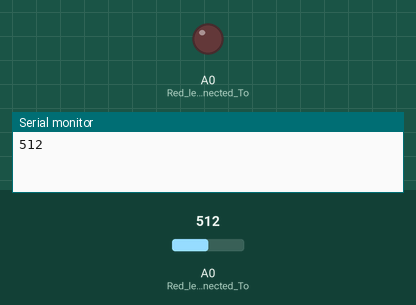
Bench run of a sketch on a simulated Arduino Uno, built with avr-gcc and run on an emulated ATmega328P. Parts: output pins drawn as LEDs (lit = HIGH), the last lines printed to the serial monitor. The inputs (shaded band) are chosen by the test bench; at power-on: A0 (Red_led_Pin_Connected_To) = 512.

Above: at 0.1 s.
At 2.1 s:
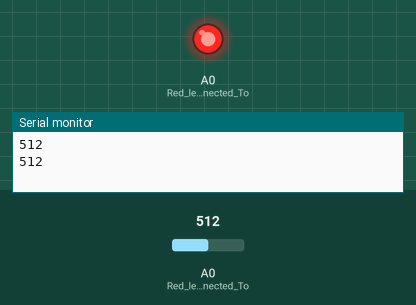
Timing chart, 0 to 3.6 s (numbered marks = the images above):
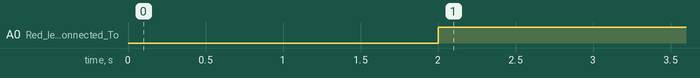

Measured:
- by itself, A0 (Red_led_Pin_Connected_To): LOW → HIGH at 2.0 s

The sketch:

WATER_LEVEL_SENSOR.ino
```cpp
 // TECHATRONIC.COM
 int val = 0 ;
 void setup()
 {
   Serial.begin(9600); // sensor buart rate
   pinMode(14,HIGH);  // Red led Pin Connected To D5 Pin
/*  pinMode(13,HIGH);  // Green Led Pin Connected To D7 Pin */
 /*  pinMode(12,HIGH);  // Yellow Led Connected To D6 Pin    */
 }
 void loop()
 {
  int s1=analogRead(A0); // Water Level Sensor output pin connected A0
  Serial.println(s1);  // See the Value In Serial Monitor
  delay(2000);      // for timer
  if(s1> 400 )
   {
    digitalWrite(14,HIGH);   // Red led ON
   }
  else
   {
   digitalWrite(14,LOW);    // Red led OFF
   }
  /*if(s1>540 )
   {
   digitalWrite(12,HIGH);   // Green led ON
   }
   else
   {
   digitalWrite(12,LOW);   // Green led OFF
   }
   if(s1>580 )
   {
   digitalWrite(13,HIGH);  // Yellow led ON
   }
   else
   {
   digitalWrite(13,LOW);  // Yellow led OFF
   }  */
  }
```
